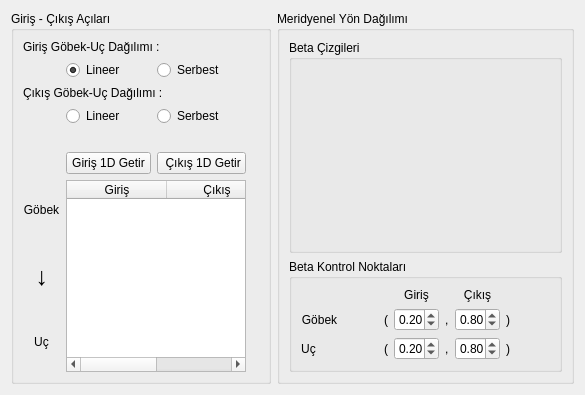
     <widget class="QWidget" name="beta">
      <property name="enabled">
       <bool>true</bool>
      </property>
      <property name="sizePolicy">
       <sizepolicy hsizetype="Minimum" vsizetype="Preferred">
        <horstretch>0</horstretch>
        <verstretch>0</verstretch>
       </sizepolicy>
      </property>
      <layout class="QHBoxLayout" name="horizontalLayout_2">
       <item>
        <widget class="QGroupBox" name="groupBox_3">
         <property name="sizePolicy">
          <sizepolicy hsizetype="Maximum" vsizetype="Preferred">
           <horstretch>0</horstretch>
           <verstretch>0</verstretch>
          </sizepolicy>
         </property>
         <property name="minimumSize">
          <size>
           <width>260</width>
           <height>0</height>
          </size>
         </property>
         <property name="maximumSize">
          <size>
           <width>260</width>
           <height>16777215</height>
          </size>
         </property>
         <property name="title">
          <string>Giriş - Çıkış Açıları</string>
         </property>
         <layout class="QGridLayout" name="gridLayout_7">
          <item row="6" column="4" colspan="4">
           <widget class="QLabel" name="label_12">
            <property name="sizePolicy">
             <sizepolicy hsizetype="Preferred" vsizetype="Maximum">
              <horstretch>0</horstretch>
              <verstretch>0</verstretch>
             </sizepolicy>
            </property>
            <property name="text">
             <string>Çıkış Göbek-Uç Dağılımı :</string>
            </property>
           </widget>
          </item>
          <item row="10" column="4">
           <widget class="QLabel" name="label_15">
            <property name="text">
             <string>Göbek</string>
            </property>
            <property name="alignment">
             <set>Qt::AlignCenter</set>
            </property>
           </widget>
          </item>
          <item row="11" column="4">
           <widget class="QLabel" name="label_21">
            <property name="font">
             <font>
              <pointsize>19</pointsize>
             </font>
            </property>
            <property name="text">
             <string>↓</string>
            </property>
            <property name="alignment">
             <set>Qt::AlignCenter</set>
            </property>
           </widget>
          </item>
          <item row="12" column="4">
           <widget class="QLabel" name="label_16">
            <property name="text">
             <string>Uç</string>
            </property>
            <property name="alignment">
             <set>Qt::AlignCenter</set>
            </property>
           </widget>
          </item>
          <item row="4" column="4" colspan="4">
           <widget class="QLabel" name="label_14">
            <property name="sizePolicy">
             <sizepolicy hsizetype="Preferred" vsizetype="Maximum">
              <horstretch>0</horstretch>
              <verstretch>0</verstretch>
             </sizepolicy>
            </property>
            <property name="text">
             <string>Giriş Göbek-Uç Dağılımı :</string>
            </property>
           </widget>
          </item>
          <item row="9" column="5">
           <widget class="QPushButton" name="pushButton">
            <property name="text">
             <string>Giriş 1D Getir</string>
            </property>
           </widget>
          </item>
          <item row="9" column="6">
           <widget class="QPushButton" name="pushButton__calc_beta2">
            <property name="text">
             <string> Çıkış 1D Getir</string>
            </property>
           </widget>
          </item>
          <item row="7" column="5">
           <widget class="QRadioButton" name="radioButton_outlet_lineer">
            <property name="sizePolicy">
             <sizepolicy hsizetype="Maximum" vsizetype="Fixed">
              <horstretch>0</horstretch>
              <verstretch>0</verstretch>
             </sizepolicy>
            </property>
            <property name="text">
             <string>Lineer</string>
            </property>
            <property name="checked">
             <bool>false</bool>
            </property>
           </widget>
          </item>
          <item row="5" column="5">
           <widget class="QRadioButton" name="radioButton_inlet_lineer">
            <property name="sizePolicy">
             <sizepolicy hsizetype="Maximum" vsizetype="Fixed">
              <horstretch>0</horstretch>
              <verstretch>0</verstretch>
             </sizepolicy>
            </property>
            <property name="layoutDirection">
             <enum>Qt::LeftToRight</enum>
            </property>
            <property name="text">
             <string>Lineer</string>
            </property>
            <property name="checked">
             <bool>true</bool>
            </property>
           </widget>
          </item>
          <item row="5" column="6">
           <widget class="QRadioButton" name="radioButton_inlet_free">
            <property name="sizePolicy">
             <sizepolicy hsizetype="Maximum" vsizetype="Fixed">
              <horstretch>0</horstretch>
              <verstretch>0</verstretch>
             </sizepolicy>
            </property>
            <property name="text">
             <string>Serbest</string>
            </property>
           </widget>
          </item>
          <item row="7" column="6">
           <widget class="QRadioButton" name="radioButton_outlet_free">
            <property name="sizePolicy">
             <sizepolicy hsizetype="Minimum" vsizetype="Fixed">
              <horstretch>0</horstretch>
              <verstretch>0</verstretch>
             </sizepolicy>
            </property>
            <property name="maximumSize">
             <size>
              <width>16777215</width>
              <height>16777215</height>
             </size>
            </property>
            <property name="text">
             <string>Serbest</string>
            </property>
           </widget>
          </item>
          <item row="8" column="5" colspan="2">
           <spacer name="verticalSpacer">
            <property name="orientation">
             <enum>Qt::Vertical</enum>
            </property>
            <property name="sizeType">
             <enum>QSizePolicy::Minimum</enum>
            </property>
            <property name="sizeHint" stdset="0">
             <size>
              <width>20</width>
              <height>20</height>
             </size>
            </property>
           </spacer>
          </item>
          <item row="10" column="5" rowspan="3" colspan="2">
           <widget class="QTableWidget" name="tableWidget_beta">
            <property name="sizePolicy">
             <sizepolicy hsizetype="Minimum" vsizetype="Minimum">
              <horstretch>0</horstretch>
              <verstretch>0</verstretch>
             </sizepolicy>
            </property>
            <property name="minimumSize">
             <size>
              <width>180</width>
              <height>0</height>
             </size>
            </property>
            <column>
             <property name="text">
              <string>Giriş</string>
             </property>
            </column>
            <column>
             <property name="text">
              <string>Çıkış</string>
             </property>
            </column>
           </widget>
          </item>
         </layout>
        </widget>
       </item>
       <item>
        <widget class="QGroupBox" name="groupBox_4">
         <property name="sizePolicy">
          <sizepolicy hsizetype="Minimum" vsizetype="Preferred">
           <horstretch>0</horstretch>
           <verstretch>0</verstretch>
          </sizepolicy>
         </property>
         <property name="maximumSize">
          <size>
           <width>16777215</width>
           <height>16777215</height>
          </size>
         </property>
         <property name="title">
          <string>Meridyenel Yön Dağılımı</string>
         </property>
         <layout class="QVBoxLayout" name="verticalLayout">
          <item>
           <widget class="QGroupBox" name="groupBox_6">
            <property name="sizePolicy">
             <sizepolicy hsizetype="Minimum" vsizetype="Preferred">
              <horstretch>0</horstretch>
              <verstretch>0</verstretch>
             </sizepolicy>
            </property>
            <property name="maximumSize">
             <size>
              <width>16777215</width>
              <height>16777215</height>
             </size>
            </property>
            <property name="title">
             <string>Beta Çizgileri</string>
            </property>
            <layout class="QVBoxLayout" name="verticalLayout_2">
             <item>
              <widget class="QWidget" name="toolbar_betalines" native="true">
               <property name="sizePolicy">
                <sizepolicy hsizetype="Preferred" vsizetype="Maximum">
                 <horstretch>0</horstretch>
                 <verstretch>0</verstretch>
                </sizepolicy>
               </property>
               <property name="minimumSize">
                <size>
                 <width>0</width>
                 <height>50</height>
                </size>
               </property>
              </widget>
             </item>
             <item>
              <widget class="QWidget" name="figure_betalines" native="true">
               <property name="sizePolicy">
                <sizepolicy hsizetype="Maximum" vsizetype="Minimum">
                 <horstretch>0</horstretch>
                 <verstretch>0</verstretch>
                </sizepolicy>
               </property>
              </widget>
             </item>
            </layout>
           </widget>
          </item>
          <item>
           <widget class="QGroupBox" name="groupBox_betaCPs">
            <property name="sizePolicy">
             <sizepolicy hsizetype="Preferred" vsizetype="Maximum">
              <horstretch>0</horstretch>
              <verstretch>0</verstretch>
             </sizepolicy>
            </property>
            <property name="title">
             <string>Beta Kontrol Noktaları</string>
            </property>
            <layout class="QGridLayout" name="gridLayout_9">
             <item row="0" column="6">
              <widget class="QLabel" name="label_28">
               <property name="sizePolicy">
                <sizepolicy hsizetype="Preferred" vsizetype="Maximum">
                 <horstretch>0</horstretch>
                 <verstretch>0</verstretch>
                </sizepolicy>
               </property>
               <property name="text">
                <string>Çıkış</string>
               </property>
               <property name="alignment">
                <set>Qt::AlignCenter</set>
               </property>
              </widget>
             </item>
             <item row="0" column="4">
              <widget class="QLabel" name="label_27">
               <property name="sizePolicy">
                <sizepolicy hsizetype="Preferred" vsizetype="Maximum">
                 <horstretch>0</horstretch>
                 <verstretch>0</verstretch>
                </sizepolicy>
               </property>
               <property name="text">
                <string>Giriş</string>
               </property>
               <property name="alignment">
                <set>Qt::AlignCenter</set>
               </property>
              </widget>
             </item>
             <item row="1" column="4">
              <widget class="QDoubleSpinBox" name="doubleSpinBox_hub_0">
               <property name="sizePolicy">
                <sizepolicy hsizetype="Maximum" vsizetype="Fixed">
                 <horstretch>0</horstretch>
                 <verstretch>0</verstretch>
                </sizepolicy>
               </property>
               <property name="maximumSize">
                <size>
                 <width>45</width>
                 <height>16777215</height>
                </size>
               </property>
               <property name="maximum">
                <double>1.000000000000000</double>
               </property>
               <property name="singleStep">
                <double>0.010000000000000</double>
               </property>
               <property name="value">
                <double>0.200000000000000</double>
               </property>
              </widget>
             </item>
             <item row="1" column="6">
              <widget class="QDoubleSpinBox" name="doubleSpinBox_hub_1">
               <property name="sizePolicy">
                <sizepolicy hsizetype="Maximum" vsizetype="Fixed">
                 <horstretch>0</horstretch>
                 <verstretch>0</verstretch>
                </sizepolicy>
               </property>
               <property name="maximumSize">
                <size>
                 <width>45</width>
                 <height>16777215</height>
                </size>
               </property>
               <property name="maximum">
                <double>1.000000000000000</double>
               </property>
               <property name="singleStep">
                <double>0.010000000000000</double>
               </property>
               <property name="value">
                <double>0.800000000000000</double>
               </property>
              </widget>
             </item>
             <item row="1" column="7">
              <widget class="QLabel" name="label_29">
               <property name="sizePolicy">
                <sizepolicy hsizetype="Maximum" vsizetype="Preferred">
                 <horstretch>0</horstretch>
                 <verstretch>0</verstretch>
                </sizepolicy>
               </property>
               <property name="text">
                <string>)</string>
               </property>
              </widget>
             </item>
             <item row="3" column="4">
              <widget class="QDoubleSpinBox" name="doubleSpinBox_tip_0">
               <property name="sizePolicy">
                <sizepolicy hsizetype="Maximum" vsizetype="Fixed">
                 <horstretch>0</horstretch>
                 <verstretch>0</verstretch>
                </sizepolicy>
               </property>
               <property name="maximumSize">
                <size>
                 <width>45</width>
                 <height>16777215</height>
                </size>
               </property>
               <property name="maximum">
                <double>1.000000000000000</double>
               </property>
               <property name="singleStep">
                <double>0.010000000000000</double>
               </property>
               <property name="value">
                <double>0.200000000000000</double>
               </property>
              </widget>
             </item>
             <item row="1" column="2">
              <spacer name="horizontalSpacer_13">
               <property name="orientation">
                <enum>Qt::Horizontal</enum>
               </property>
               <property name="sizeType">
                <enum>QSizePolicy::Maximum</enum>
               </property>
               <property name="sizeHint" stdset="0">
                <size>
                 <width>40</width>
                 <height>20</height>
                </size>
               </property>
              </spacer>
             </item>
             <item row="3" column="2">
              <spacer name="horizontalSpacer_14">
               <property name="orientation">
                <enum>Qt::Horizontal</enum>
               </property>
               <property name="sizeType">
                <enum>QSizePolicy::Minimum</enum>
               </property>
               <property name="sizeHint" stdset="0">
                <size>
                 <width>40</width>
                 <height>20</height>
                </size>
               </property>
              </spacer>
             </item>
             <item row="3" column="3">
              <widget class="QLabel" name="label_32">
               <property name="sizePolicy">
                <sizepolicy hsizetype="Maximum" vsizetype="Preferred">
                 <horstretch>0</horstretch>
                 <verstretch>0</verstretch>
                </sizepolicy>
               </property>
               <property name="text">
                <string>(</string>
               </property>
              </widget>
             </item>
             <item row="3" column="5">
              <widget class="QLabel" name="label_33">
               <property name="sizePolicy">
                <sizepolicy hsizetype="Maximum" vsizetype="Preferred">
                 <horstretch>0</horstretch>
                 <verstretch>0</verstretch>
                </sizepolicy>
               </property>
               <property name="text">
                <string>,</string>
               </property>
              </widget>
             </item>
             <item row="3" column="7">
              <widget class="QLabel" name="label_34">
               <property name="sizePolicy">
                <sizepolicy hsizetype="Maximum" vsizetype="Preferred">
                 <horstretch>0</horstretch>
                 <verstretch>0</verstretch>
                </sizepolicy>
               </property>
               <property name="text">
                <string>)</string>
               </property>
              </widget>
             </item>
             <item row="3" column="6">
              <widget class="QDoubleSpinBox" name="doubleSpinBox_tip_1">
               <property name="sizePolicy">
                <sizepolicy hsizetype="Maximum" vsizetype="Fixed">
                 <horstretch>0</horstretch>
                 <verstretch>0</verstretch>
                </sizepolicy>
               </property>
               <property name="maximumSize">
                <size>
                 <width>45</width>
                 <height>16777215</height>
                </size>
               </property>
               <property name="maximum">
                <double>1.000000000000000</double>
               </property>
               <property name="singleStep">
                <double>0.010000000000000</double>
               </property>
               <property name="value">
                <double>0.800000000000000</double>
               </property>
              </widget>
             </item>
             <item row="1" column="3">
              <widget class="QLabel" name="label_22">
               <property name="sizePolicy">
                <sizepolicy hsizetype="Maximum" vsizetype="Preferred">
                 <horstretch>0</horstretch>
                 <verstretch>0</verstretch>
                </sizepolicy>
               </property>
               <property name="text">
                <string>(</string>
               </property>
              </widget>
             </item>
             <item row="1" column="0">
              <widget class="QLabel" name="label_24">
               <property name="sizePolicy">
                <sizepolicy hsizetype="Maximum" vsizetype="Preferred">
                 <horstretch>0</horstretch>
                 <verstretch>0</verstretch>
                </sizepolicy>
               </property>
               <property name="text">
                <string>Göbek</string>
               </property>
               <property name="alignment">
                <set>Qt::AlignCenter</set>
               </property>
              </widget>
             </item>
             <item row="3" column="0">
              <widget class="QLabel" name="label_23">
               <property name="sizePolicy">
                <sizepolicy hsizetype="Maximum" vsizetype="Preferred">
                 <horstretch>0</horstretch>
                 <verstretch>0</verstretch>
                </sizepolicy>
               </property>
               <property name="text">
                <string>Uç</string>
               </property>
               <property name="alignment">
                <set>Qt::AlignCenter</set>
               </property>
              </widget>
             </item>
             <item row="1" column="5">
              <widget class="QLabel" name="label_26">
               <property name="sizePolicy">
                <sizepolicy hsizetype="Maximum" vsizetype="Preferred">
                 <horstretch>0</horstretch>
                 <verstretch>0</verstretch>
                </sizepolicy>
               </property>
               <property name="text">
                <string>,</string>
               </property>
              </widget>
             </item>
             <item row="1" column="8">
              <spacer name="horizontalSpacer_15">
               <property name="orientation">
                <enum>Qt::Horizontal</enum>
               </property>
               <property name="sizeType">
                <enum>QSizePolicy::Maximum</enum>
               </property>
               <property name="sizeHint" stdset="0">
                <size>
                 <width>40</width>
                 <height>20</height>
                </size>
               </property>
              </spacer>
             </item>
             <item row="3" column="8">
              <spacer name="horizontalSpacer_18">
               <property name="orientation">
                <enum>Qt::Horizontal</enum>
               </property>
               <property name="sizeType">
                <enum>QSizePolicy::Minimum</enum>
               </property>
               <property name="sizeHint" stdset="0">
                <size>
                 <width>40</width>
                 <height>20</height>
                </size>
               </property>
              </spacer>
             </item>
            </layout>
           </widget>
          </item>
         </layout>
        </widget>
       </item>
      </layout>
     </widget>
